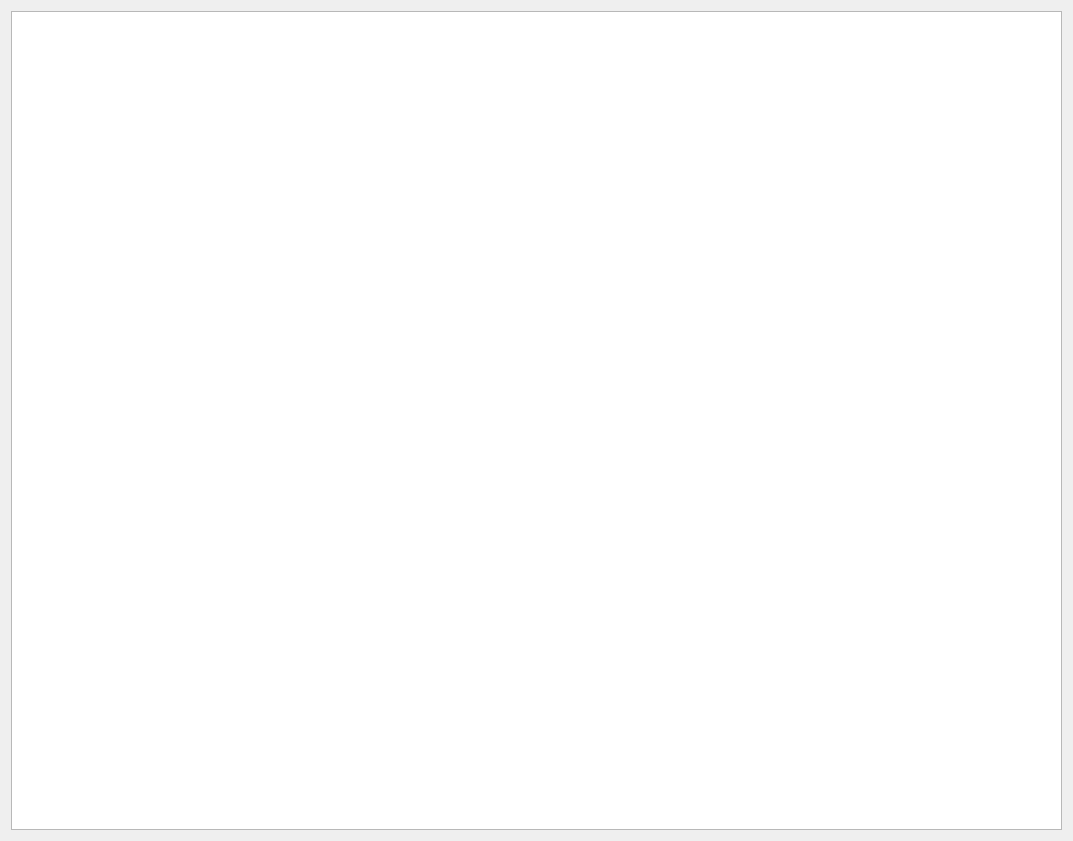
<?xml version="1.0" encoding="UTF-8"?>
<ui version="4.0">
 <class>QQFriendList</class>
 <widget class="QWidget" name="QQFriendList">
  <property name="geometry">
   <rect>
    <x>0</x>
    <y>0</y>
    <width>1073</width>
    <height>841</height>
   </rect>
  </property>
  <property name="windowTitle">
   <string>Form</string>
  </property>
  <layout class="QHBoxLayout" name="horizontalLayout">
   <item>
    <widget class="QTreeView" name="treeView"/>
   </item>
  </layout>
 </widget>
 <resources/>
 <connections/>
</ui>
